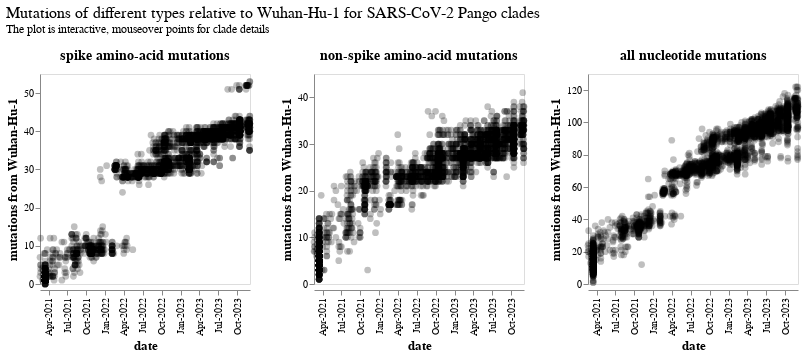
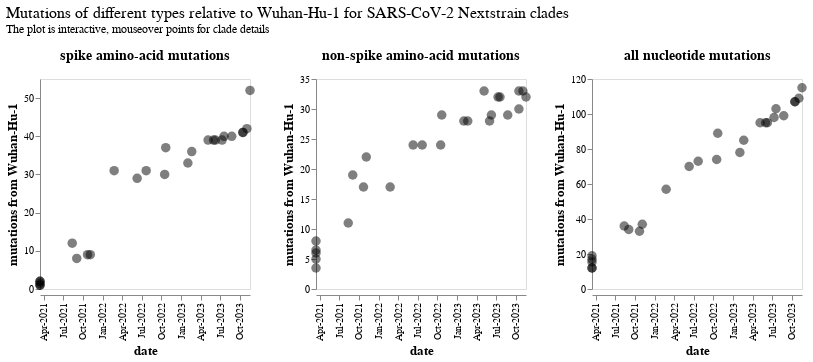

These figures' notebook cell, in order:
### Markdown cell above
Now make plots for both Pango and Nextstrain clades:

### Code cell
for clade_type, wide_df in [("Pango", pango_df), ("Nextstrain", nextstrain_df)]:

    melt_cols = {
        "nt_mutations": "all nucleotide mutations",
        "spike_aa_mutations": "spike amino-acid mutations",
        "nonspike_aa_mutations": "non-spike amino-acid mutations",
    }
    tidy_df = wide_df.rename(columns=melt_cols).melt(
        id_vars=[c for c in wide_df.columns if c not in melt_cols],
        value_vars=melt_cols.values(),
        var_name="mutation type",
        value_name="mutations from Wuhan-Hu-1",
    )

    clade_selection = alt.selection_point(
        fields=[f"{clade_type} clade"],
        on="mouseover",
        empty=False,
    )

    point_scale = {"Pango": 1, "Nextstrain": 2}[clade_type]

    chart = (
        alt.Chart(tidy_df)
        .add_params(clade_selection)
        .encode(
            alt.X("date", axis=alt.Axis(titleFontSize=13, format="%b-%Y", labelAngle=-90)),
            alt.Y("mutations from Wuhan-Hu-1", axis=alt.Axis(titleFontSize=13)),
            alt.Column(
                "mutation type",
                title=None,
                header=alt.Header(labelFontStyle="bold", labelFontSize=14),
                sort="descending",
            ),
            strokeWidth=alt.condition(clade_selection, alt.value(2), alt.value(0)),
            size=alt.condition(clade_selection, alt.value(70 * point_scale), alt.value(45 * point_scale)),
            tooltip=[
                c for c in tidy_df.columns
            ],
        )
        .mark_circle(stroke="red", strokeOpacity=1, fill="black", fillOpacity=0.25 * point_scale)
        .resolve_scale(y="independent")
        .configure_axis(grid=False)
        .properties(
            width=210,
            height=210,
            title=alt.TitleParams(
                f"Mutations of different types relative to Wuhan-Hu-1 for SARS-CoV-2 {clade_type} clades",
                subtitle="The plot is interactive, mouseover points for clade details",
                fontSize=16,
                fontWeight="normal",
                dy=-10,
            ),
        )
    )

    display(chart)

    outfile = f"{clade_type}.html"
    chart.save(outfile)

### Figure 1 — Vega-Lite specification as saved in the notebook (floating-point values rounded to 4 significant figures; data arrays with more than 128 entries replaced by an {"elided": "..."} marker saying what was removed)
{"config": {"view": {"continuousWidth": 300, "continuousHeight": 300}, "axis": {"grid": false}}, "data": {"name": "data-bf838aa17e6886f8f1d0d13e9b88271f"}, "mark": {"type": "circle", "fill": "black", "fillOpacity": 0.25, "stroke": "red", "strokeOpacity": 1}, "encoding": {"column": {"field": "mutation type", "header": {"labelFontSize": 14, "labelFontStyle": "bold"}, "sort": "descending", "title": null, "type": "nominal"}, "size": {"condition": {"param": "param_1", "value": 70, "empty": false}, "value": 45}, "strokeWidth": {"condition": {"param": "param_1", "value": 2, "empty": false}, "value": 0}, "tooltip": [{"field": "date", "type": "temporal"}, {"field": "Pango clade", "type": "nominal"}, {"field": "Nextstrain clade", "type": "nominal"}, {"field": "mutation type", "type": "nominal"}, {"field": "mutations from Wuhan-Hu-1", "type": "quantitative"}], "x": {"axis": {"format": "%b-%Y", "labelAngle": -90, "titleFontSize": 13}, "field": "date", "type": "temporal"}, "y": {"axis": {"titleFontSize": 13}, "field": "mutations from Wuhan-Hu-1", "type": "quantitative"}}, "height": 210, "params": [{"name": "param_1", "select": {"type": "point", "fields": ["Pango clade"], "on": "mouseover"}}], "resolve": {"scale": {"y": "independent"}}, "title": {"text": "Mutations of different types relative to Wuhan-Hu-1 for SARS-CoV-2 Pango clades", "dy": -10, "fontSize": 16, "fontWeight": "normal", "subtitle": "The plot is interactive, mouseover points for clade details"}, "width": 210, "$schema": "https://vega.github.io/schema/vega-lite/v5.16.3.json", "datasets": {"data-bf838aa17e6886f8f1d0d13e9b88271f": {"elided": "8769 records"}}}

### Figure 2 — Vega-Lite specification as saved in the notebook (floating-point values rounded to 4 significant figures)
{"config": {"view": {"continuousWidth": 300, "continuousHeight": 300}, "axis": {"grid": false}}, "data": {"name": "data-cd679a6d2e13cc062530000ec46e1719"}, "mark": {"type": "circle", "fill": "black", "fillOpacity": 0.5, "stroke": "red", "strokeOpacity": 1}, "encoding": {"column": {"field": "mutation type", "header": {"labelFontSize": 14, "labelFontStyle": "bold"}, "sort": "descending", "title": null, "type": "nominal"}, "size": {"condition": {"param": "param_2", "value": 140, "empty": false}, "value": 90}, "strokeWidth": {"condition": {"param": "param_2", "value": 2, "empty": false}, "value": 0}, "tooltip": [{"field": "Nextstrain clade", "type": "nominal"}, {"field": "first_Pango_clade", "type": "nominal"}, {"field": "date", "type": "temporal"}, {"field": "n_Pango_clades", "type": "quantitative"}, {"field": "mutation type", "type": "nominal"}, {"field": "mutations from Wuhan-Hu-1", "type": "quantitative"}], "x": {"axis": {"format": "%b-%Y", "labelAngle": -90, "titleFontSize": 13}, "field": "date", "type": "temporal"}, "y": {"axis": {"titleFontSize": 13}, "field": "mutations from Wuhan-Hu-1", "type": "quantitative"}}, "height": 210, "params": [{"name": "param_2", "select": {"type": "point", "fields": ["Nextstrain clade"], "on": "mouseover"}}], "resolve": {"scale": {"y": "independent"}}, "title": {"text": "Mutations of different types relative to Wuhan-Hu-1 for SARS-CoV-2 Nextstrain clades", "dy": -10, "fontSize": 16, "fontWeight": "normal", "subtitle": "The plot is interactive, mouseover points for clade details"}, "width": 210, "$schema": "https://vega.github.io/schema/vega-lite/v5.16.3.json", "datasets": {"data-cd679a6d2e13cc062530000ec46e1719": [{"Nextstrain clade": "20A", "first_Pango_clade": "B.1.214.1", "date": "2021-03-15T00:00:00", "n_Pango_clades": 117.0, "mutation type": "all nucleotide mutations", "mutations from Wuhan-Hu-1": 19.0}, {"Nextstrain clade": "20B", "first_Pango_clade": "R.2", "date": "2021-03-15T00:00:00", "n_Pango_clades": 231.0, "mutation type": "all nucleotide mutations", "mutations from Wuhan-Hu-1": 12.0}, {"Nextstrain clade": "20C", "first_Pango_clade": "B.1.595.1", "date": "2021-03-15T00:00:00", "n_Pango_clades": 74.0, "mutation type": "all nucleotide mutations", "mutations from Wuhan-Hu-1": 12.0}, {"Nextstrain clade": "20D", "first_Pango_clade": "C.36.2", "date": "2021-03-15T00:00:00", "n_Pango_clades": 30.0, "mutation type": "all nucleotide mutations", "mutations from Wuhan-Hu-1": 15.5}, {"Nextstrain clade": "20E", "first_Pango_clade": "B.1.177.44", "date": "2021-03-15T00:00:00", "n_Pango_clades": 80.0, "mutation type": "all nucleotide mutations", "mutations from Wuhan-Hu-1": 17.0}, {"Nextstrain clade": "20J", "first_Pango_clade": "P.1", "date": "2021-08-12T00:00:00", "n_Pango_clades": 23.0, "mutation type": "all nucleotide mutations", "mutations from Wuhan-Hu-1": 36.0}, {"Nextstrain clade": "21A", "first_Pango_clade": "B.1.617.2", "date": "2021-09-02T00:00:00", "n_Pango_clades": 21.0, "mutation type": "all nucleotide mutations", "mutations from Wuhan-Hu-1": 34.0}, {"Nextstrain clade": "21I", "first_Pango_clade": "AY.2", "date": "2021-10-22T00:00:00", "n_Pango_clades": 40.0, "mutation type": "all nucleotide mutations", "mutations from Wuhan-Hu-1": 33.0}, {"Nextstrain clade": "21J", "first_Pango_clade": "AY.1", "date": "2021-11-04T00:00:00", "n_Pango_clades": 183.0, "mutation type": "all nucleotide mutations", "mutations from Wuhan-Hu-1": 37.0}, {"Nextstrain clade": "21K", "first_Pango_clade": "BA.1", "date": "2022-02-23T00:00:00", "n_Pango_clades": 56.0, "mutation type": "all nucleotide mutations", "mutations from Wuhan-Hu-1": 57.0}, {"Nextstrain clade": "21L", "first_Pango_clade": "BA.2", "date": "2022-06-10T00:00:00", "n_Pango_clades": 164.0, "mutation type": "all nucleotide mutations", "mutations from Wuhan-Hu-1": 70.0}, {"Nextstrain clade": "22A", "first_Pango_clade": "BA.4", "date": "2022-07-22T00:00:00", "n_Pango_clades": 27.0, "mutation type": "all nucleotide mutations", "mutations from Wuhan-Hu-1": 73.0}, {"Nextstrain clade": "22B", "first_Pango_clade": "BA.5", "date": "2022-10-16T00:00:00", "n_Pango_clades": 343.0, "mutation type": "all nucleotide mutations", "mutations from Wuhan-Hu-1": 74.0}, {"Nextstrain clade": "22D", "first_Pango_clade": "BA.2.75", "date": "2022-10-21T00:00:00", "n_Pango_clades": 140.0, "mutation type": "all nucleotide mutations", "mutations from Wuhan-Hu-1": 89.0}, {"Nextstrain clade": "22E", "first_Pango_clade": "BQ.1", "date": "2023-02-01T00:00:00", "n_Pango_clades": 194.0, "mutation type": "all nucleotide mutations", "mutations from Wuhan-Hu-1": 78.0}, {"Nextstrain clade": "22F", "first_Pango_clade": "XBB", "date": "2023-06-09T00:00:00", "n_Pango_clades": 221.0, "mutation type": "all nucleotide mutations", "mutations from Wuhan-Hu-1": 95.0}, {"Nextstrain clade": "23A", "first_Pango_clade": "XBB.1.5", "date": "2023-05-31T12:00:00", "n_Pango_clades": 200.0, "mutation type": "all nucleotide mutations", "mutations from Wuhan-Hu-1": 95.0}, {"Nextstrain clade": "23B", "first_Pango_clade": "XBB.1.16", "date": "2023-07-19T00:00:00", "n_Pango_clades": 56.0, "mutation type": "all nucleotide mutations", "mutations from Wuhan-Hu-1": 103.0}, {"Nextstrain clade": "23C", "first_Pango_clade": "CH.1.1", "date": "2023-05-06T00:00:00", "n_Pango_clades": 79.0, "mutation type": "all nucleotide mutations", "mutations from Wuhan-Hu-1": 95.0}, {"Nextstrain clade": "23D", "first_Pango_clade": "XBB.1.9.1", "date": "2023-07-10T00:00:00", "n_Pango_clades": 173.0, "mutation type": "all nucleotide mutations", "mutations from Wuhan-Hu-1": 98.0}, {"Nextstrain clade": "23E", "first_Pango_clade": "XBB.2.3", "date": "2023-08-24T00:00:00", "n_Pango_clades": 85.0, "mutation type": "all nucleotide mutations", "mutations from Wuhan-Hu-1": 99.0}, {"Nextstrain clade": "23F", "first_Pango_clade": "EG.5.1", "date": "2023-10-15T00:00:00", "n_Pango_clades": 90.0, "mutation type": "all nucleotide mutations", "mutations from Wuhan-Hu-1": 107.0}, {"Nextstrain clade": "23G", "first_Pango_clade": "XBB.1.5.70", "date": "2023-10-15T00:00:00", "n_Pango_clades": 35.0, "mutation type": "all nucleotide mutations", "mutations from Wuhan-Hu-1": 107.0}, {"Nextstrain clade": "23H", "first_Pango_clade": "HK.3", "date": "2023-11-02T12:00:00", "n_Pango_clades": 16.0, "mutation type": "all nucleotide mutations", "mutations from Wuhan-Hu-1": 109.0}, {"Nextstrain clade": "23I", "first_Pango_clade": "BA.2.86", "date": "2023-11-17T00:00:00", "n_Pango_clades": 23.0, "mutation type": "all nucleotide mutations", "mutations from Wuhan-Hu-1": 115.0}, {"Nextstrain clade": "recombinant", "first_Pango_clade": "XA", "date": "2023-02-19T00:00:00", "n_Pango_clades": 173.0, "mutation type": "all nucleotide mutations", "mutations from Wuhan-Hu-1": 85.0}, {"Nextstrain clade": "20A", "first_Pango_clade": "B.1.214.1", "date": "2021-03-15T00:00:00", "n_Pango_clades": 117.0, "mutation type": "spike amino-acid mutations", "mutations from Wuhan-Hu-1": 2.0}, {"Nextstrain clade": "20B", "first_Pango_clade": "R.2", "date": "2021-03-15T00:00:00", "n_Pango_clades": 231.0, "mutation type": "spike amino-acid mutations", "mutations from Wuhan-Hu-1": 1.0}, {"Nextstrain clade": "20C", "first_Pango_clade": "B.1.595.1", "date": "2021-03-15T00:00:00", "n_Pango_clades": 74.0, "mutation type": "spike amino-acid mutations", "mutations from Wuhan-Hu-1": 1.0}, {"Nextstrain clade": "20D", "first_Pango_clade": "C.36.2", "date": "2021-03-15T00:00:00", "n_Pango_clades": 30.0, "mutation type": "spike amino-acid mutations", "mutations from Wuhan-Hu-1": 1.5}, {"Nextstrain clade": "20E", "first_Pango_clade": "B.1.177.44", "date": "2021-03-15T00:00:00", "n_Pango_clades": 80.0, "mutation type": "spike amino-acid mutations", "mutations from Wuhan-Hu-1": 2.0}, {"Nextstrain clade": "20J", "first_Pango_clade": "P.1", "date": "2021-08-12T00:00:00", "n_Pango_clades": 23.0, "mutation type": "spike amino-acid mutations", "mutations from Wuhan-Hu-1": 12.0}, {"Nextstrain clade": "21A", "first_Pango_clade": "B.1.617.2", "date": "2021-09-02T00:00:00", "n_Pango_clades": 21.0, "mutation type": "spike amino-acid mutations", "mutations from Wuhan-Hu-1": 8.0}, {"Nextstrain clade": "21I", "first_Pango_clade": "AY.2", "date": "2021-10-22T00:00:00", "n_Pango_clades": 40.0, "mutation type": "spike amino-acid mutations", "mutations from Wuhan-Hu-1": 9.0}, {"Nextstrain clade": "21J", "first_Pango_clade": "AY.1", "date": "2021-11-04T00:00:00", "n_Pango_clades": 183.0, "mutation type": "spike amino-acid mutations", "mutations from Wuhan-Hu-1": 9.0}, {"Nextstrain clade": "21K", "first_Pango_clade": "BA.1", "date": "2022-02-23T00:00:00", "n_Pango_clades": 56.0, "mutation type": "spike amino-acid mutations", "mutations from Wuhan-Hu-1": 31.0}, {"Nextstrain clade": "21L", "first_Pango_clade": "BA.2", "date": "2022-06-10T00:00:00", "n_Pango_clades": 164.0, "mutation type": "spike amino-acid mutations", "mutations from Wuhan-Hu-1": 29.0}, {"Nextstrain clade": "22A", "first_Pango_clade": "BA.4", "date": "2022-07-22T00:00:00", "n_Pango_clades": 27.0, "mutation type": "spike amino-acid mutations", "mutations from Wuhan-Hu-1": 31.0}, {"Nextstrain clade": "22B", "first_Pango_clade": "BA.5", "date": "2022-10-16T00:00:00", "n_Pango_clades": 343.0, "mutation type": "spike amino-acid mutations", "mutations from Wuhan-Hu-1": 30.0}, {"Nextstrain clade": "22D", "first_Pango_clade": "BA.2.75", "date": "2022-10-21T00:00:00", "n_Pango_clades": 140.0, "mutation type": "spike amino-acid mutations", "mutations from Wuhan-Hu-1": 37.0}, {"Nextstrain clade": "22E", "first_Pango_clade": "BQ.1", "date": "2023-02-01T00:00:00", "n_Pango_clades": 194.0, "mutation type": "spike amino-acid mutations", "mutations from Wuhan-Hu-1": 33.0}, {"Nextstrain clade": "22F", "first_Pango_clade": "XBB", "date": "2023-06-09T00:00:00", "n_Pango_clades": 221.0, "mutation type": "spike amino-acid mutations", "mutations from Wuhan-Hu-1": 39.0}, {"Nextstrain clade": "23A", "first_Pango_clade": "XBB.1.5", "date": "2023-05-31T12:00:00", "n_Pango_clades": 200.0, "mutation type": "spike amino-acid mutations", "mutations from Wuhan-Hu-1": 39.0}, {"Nextstrain clade": "23B", "first_Pango_clade": "XBB.1.16", "date": "2023-07-19T00:00:00", "n_Pango_clades": 56.0, "mutation type": "spike amino-acid mutations", "mutations from Wuhan-Hu-1": 40.0}, {"Nextstrain clade": "23C", "first_Pango_clade": "CH.1.1", "date": "2023-05-06T00:00:00", "n_Pango_clades": 79.0, "mutation type": "spike amino-acid mutations", "mutations from Wuhan-Hu-1": 39.0}, {"Nextstrain clade": "23D", "first_Pango_clade": "XBB.1.9.1", "date": "2023-07-10T00:00:00", "n_Pango_clades": 173.0, "mutation type": "spike amino-acid mutations", "mutations from Wuhan-Hu-1": 39.0}, {"Nextstrain clade": "23E", "first_Pango_clade": "XBB.2.3", "date": "2023-08-24T00:00:00", "n_Pango_clades": 85.0, "mutation type": "spike amino-acid mutations", "mutations from Wuhan-Hu-1": 40.0}, {"Nextstrain clade": "23F", "first_Pango_clade": "EG.5.1", "date": "2023-10-15T00:00:00", "n_Pango_clades": 90.0, "mutation type": "spike amino-acid mutations", "mutations from Wuhan-Hu-1": 41.0}, {"Nextstrain clade": "23G", "first_Pango_clade": "XBB.1.5.70", "date": "2023-10-15T00:00:00", "n_Pango_clades": 35.0, "mutation type": "spike amino-acid mutations", "mutations from Wuhan-Hu-1": 41.0}, {"Nextstrain clade": "23H", "first_Pango_clade": "HK.3", "date": "2023-11-02T12:00:00", "n_Pango_clades": 16.0, "mutation type": "spike amino-acid mutations", "mutations from Wuhan-Hu-1": 42.0}, {"Nextstrain clade": "23I", "first_Pango_clade": "BA.2.86", "date": "2023-11-17T00:00:00", "n_Pango_clades": 23.0, "mutation type": "spike amino-acid mutations", "mutations from Wuhan-Hu-1": 52.0}, {"Nextstrain clade": "recombinant", "first_Pango_clade": "XA", "date": "2023-02-19T00:00:00", "n_Pango_clades": 173.0, "mutation type": "spike amino-acid mutations", "mutations from Wuhan-Hu-1": 36.0}, {"Nextstrain clade": "20A", "first_Pango_clade": "B.1.214.1", "date": "2021-03-15T00:00:00", "n_Pango_clades": 117.0, "mutation type": "non-spike amino-acid mutations", "mutations from Wuhan-Hu-1": 8.0}, {"Nextstrain clade": "20B", "first_Pango_clade": "R.2", "date": "2021-03-15T00:00:00", "n_Pango_clades": 231.0, "mutation type": "non-spike amino-acid mutations", "mutations from Wuhan-Hu-1": 5.0}, {"Nextstrain clade": "20C", "first_Pango_clade": "B.1.595.1", "date": "2021-03-15T00:00:00", "n_Pango_clades": 74.0, "mutation type": "non-spike amino-acid mutations", "mutations from Wuhan-Hu-1": 6.0}, {"Nextstrain clade": "20D", "first_Pango_clade": "C.36.2", "date": "2021-03-15T00:00:00", "n_Pango_clades": 30.0, "mutation type": "non-spike amino-acid mutations", "mutations from Wuhan-Hu-1": 6.5}, {"Nextstrain clade": "20E", "first_Pango_clade": "B.1.177.44", "date": "2021-03-15T00:00:00", "n_Pango_clades": 80.0, "mutation type": "non-spike amino-acid mutations", "mutations from Wuhan-Hu-1": 3.5}, {"Nextstrain clade": "20J", "first_Pango_clade": "P.1", "date": "2021-08-12T00:00:00", "n_Pango_clades": 23.0, "mutation type": "non-spike amino-acid mutations", "mutations from Wuhan-Hu-1": 11.0}, {"Nextstrain clade": "21A", "first_Pango_clade": "B.1.617.2", "date": "2021-09-02T00:00:00", "n_Pango_clades": 21.0, "mutation type": "non-spike amino-acid mutations", "mutations from Wuhan-Hu-1": 19.0}, {"Nextstrain clade": "21I", "first_Pango_clade": "AY.2", "date": "2021-10-22T00:00:00", "n_Pango_clades": 40.0, "mutation type": "non-spike amino-acid mutations", "mutations from Wuhan-Hu-1": 17.0}, {"Nextstrain clade": "21J", "first_Pango_clade": "AY.1", "date": "2021-11-04T00:00:00", "n_Pango_clades": 183.0, "mutation type": "non-spike amino-acid mutations", "mutations from Wuhan-Hu-1": 22.0}, {"Nextstrain clade": "21K", "first_Pango_clade": "BA.1", "date": "2022-02-23T00:00:00", "n_Pango_clades": 56.0, "mutation type": "non-spike amino-acid mutations", "mutations from Wuhan-Hu-1": 17.0}, {"Nextstrain clade": "21L", "first_Pango_clade": "BA.2", "date": "2022-06-10T00:00:00", "n_Pango_clades": 164.0, "mutation type": "non-spike amino-acid mutations", "mutations from Wuhan-Hu-1": 24.0}, {"Nextstrain clade": "22A", "first_Pango_clade": "BA.4", "date": "2022-07-22T00:00:00", "n_Pango_clades": 27.0, "mutation type": "non-spike amino-acid mutations", "mutations from Wuhan-Hu-1": 24.0}, {"Nextstrain clade": "22B", "first_Pango_clade": "BA.5", "date": "2022-10-16T00:00:00", "n_Pango_clades": 343.0, "mutation type": "non-spike amino-acid mutations", "mutations from Wuhan-Hu-1": 24.0}, {"Nextstrain clade": "22D", "first_Pango_clade": "BA.2.75", "date": "2022-10-21T00:00:00", "n_Pango_clades": 140.0, "mutation type": "non-spike amino-acid mutations", "mutations from Wuhan-Hu-1": 29.0}, {"Nextstrain clade": "22E", "first_Pango_clade": "BQ.1", "date": "2023-02-01T00:00:00", "n_Pango_clades": 194.0, "mutation type": "non-spike amino-acid mutations", "mutations from Wuhan-Hu-1": 28.0}, {"Nextstrain clade": "22F", "first_Pango_clade": "XBB", "date": "2023-06-09T00:00:00", "n_Pango_clades": 221.0, "mutation type": "non-spike amino-acid mutations", "mutations from Wuhan-Hu-1": 29.0}, {"Nextstrain clade": "23A", "first_Pango_clade": "XBB.1.5", "date": "2023-05-31T12:00:00", "n_Pango_clades": 200.0, "mutation type": "non-spike amino-acid mutations", "mutations from Wuhan-Hu-1": 28.0}, {"Nextstrain clade": "23B", "first_Pango_clade": "XBB.1.16", "date": "2023-07-19T00:00:00", "n_Pango_clades": 56.0, "mutation type": "non-spike amino-acid mutations", "mutations from Wuhan-Hu-1": 32.0}, {"Nextstrain clade": "23C", "first_Pango_clade": "CH.1.1", "date": "2023-05-06T00:00:00", "n_Pango_clades": 79.0, "mutation type": "non-spike amino-acid mutations", "mutations from Wuhan-Hu-1": 33.0}, {"Nextstrain clade": "23D", "first_Pango_clade": "XBB.1.9.1", "date": "2023-07-10T00:00:00", "n_Pango_clades": 173.0, "mutation type": "non-spike amino-acid mutations", "mutations from Wuhan-Hu-1": 32.0}, {"Nextstrain clade": "23E", "first_Pango_clade": "XBB.2.3", "date": "2023-08-24T00:00:00", "n_Pango_clades": 85.0, "mutation type": "non-spike amino-acid mutations", "mutations from Wuhan-Hu-1": 29.0}, {"Nextstrain clade": "23F", "first_Pango_clade": "EG.5.1", "date": "2023-10-15T00:00:00", "n_Pango_clades": 90.0, "mutation type": "non-spike amino-acid mutations", "mutations from Wuhan-Hu-1": 33.0}, {"Nextstrain clade": "23G", "first_Pango_clade": "XBB.1.5.70", "date": "2023-10-15T00:00:00", "n_Pango_clades": 35.0, "mutation type": "non-spike amino-acid mutations", "mutations from Wuhan-Hu-1": 30.0}, {"Nextstrain clade": "23H", "first_Pango_clade": "HK.3", "date": "2023-11-02T12:00:00", "n_Pango_clades": 16.0, "mutation type": "non-spike amino-acid mutations", "mutations from Wuhan-Hu-1": 33.0}, {"Nextstrain clade": "23I", "first_Pango_clade": "BA.2.86", "date": "2023-11-17T00:00:00", "n_Pango_clades": 23.0, "mutation type": "non-spike amino-acid mutations", "mutations from Wuhan-Hu-1": 32.0}, {"Nextstrain clade": "recombinant", "first_Pango_clade": "XA", "date": "2023-02-19T00:00:00", "n_Pango_clades": 173.0, "mutation type": "non-spike amino-acid mutations", "mutations from Wuhan-Hu-1": 28.0}]}}
